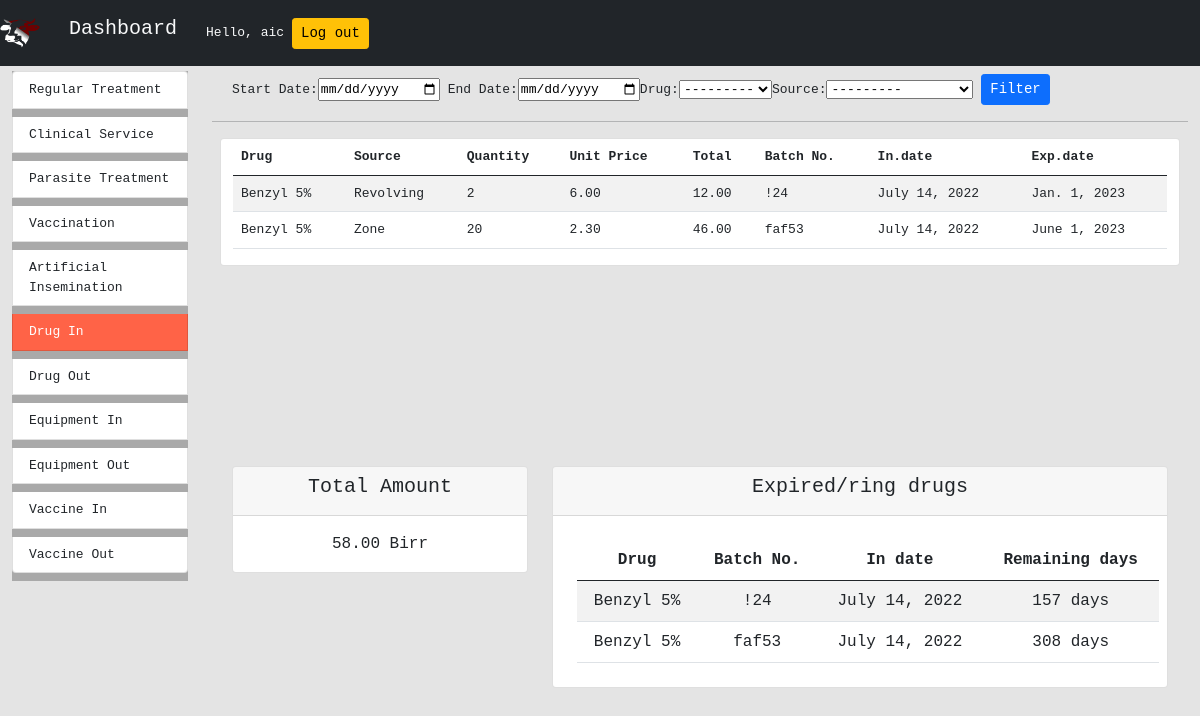
The page /dashboard/drugin_summary/ (signed in) on the database as committed earlier.
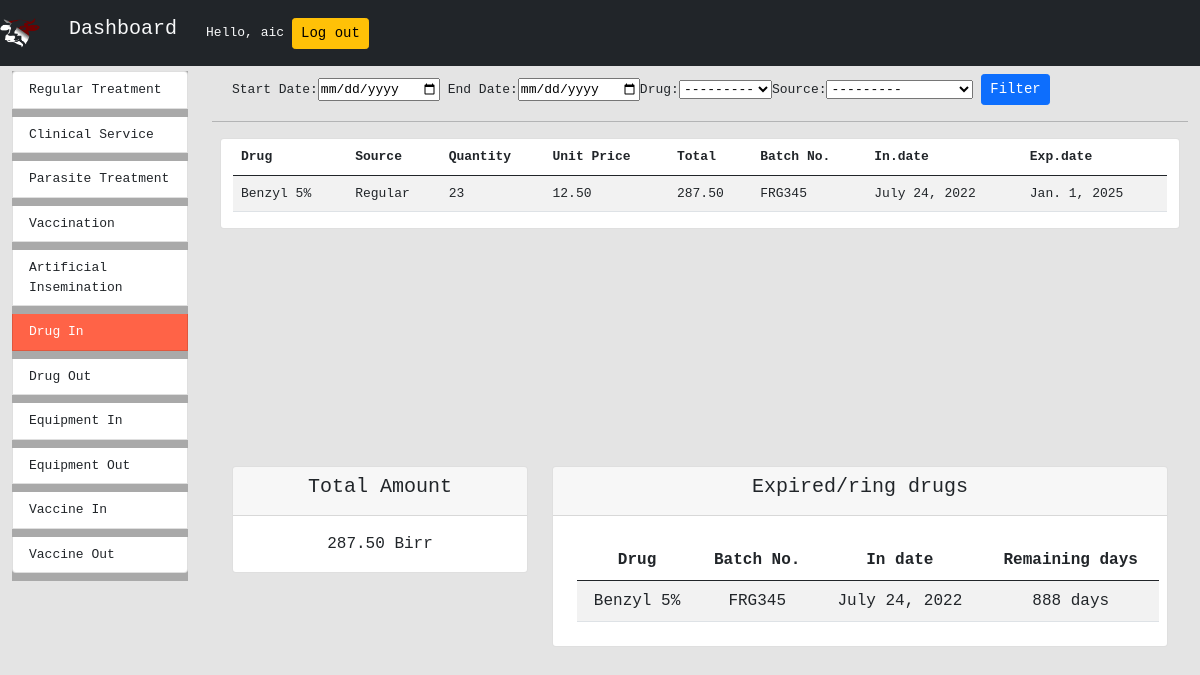
The same page on the database as committed later.
### drug_in_out/models.py (models this page shows)
class DrugIn(models.Model):
    SOURCE = [("Regular","Regular Fund"),
                ("Revolving","Revolving Fund"),
                ("Zone","Zone Support"),
                ("Regional","Regional Support"),
                ("NGO","Non-Govermental"),
                ("Other","Other")]
    drug = models.ForeignKey(Drug,on_delete=models.PROTECT)
    source = models.CharField(max_length=50,choices=SOURCE)
    receiver = models.ForeignKey(User,on_delete=models.PROTECT,related_name="receiver")
    dropped_by = models.CharField(max_length=100,null=True)
    quantity = models.PositiveIntegerField()
    unit_price = models.DecimalField(max_digits=8,decimal_places=2,default=000000.00)
    total = models.DecimalField(max_digits=8,decimal_places=2,default=000000.00)
    batch_number = models.CharField(max_length=100,null=False)
    date_received = models.DateField(auto_now=False,auto_now_add=True)
    expiration_data = models.DateField(auto_now=False,auto_now_add=False)
    remark = models.CharField(max_length=200,null=True)

### registernewuser/models.py (models this page shows, shortened)
class Drug(models.Model):
    drug_type = models.CharField(max_length=100)
    price = models.DecimalField(
        max_digits=10, decimal_places=4, default=000000.0000)
    def __str__(self):
        return self.drug_type

### dashboard/views.py (the view, shortened to what this page needs)
# urls.py: path('drugin_summary/',DrugInSummary.as_view(),name="drug_in_summary"),
class DrugInSummary(LoginRequiredMixin,View):
    login_url =  "/"
    templateUrl = "dashboard/drugin_summary.html"
    def get(self,request):
        dateForm = DateRangeFrom()
        drug_typeForm = DrugTypeForm()
        drug_sourceForm = DrugSourceForm()
        in_drugs = DrugIn.objects.all()
        total = getPrice(in_drugs)
        context = {
            'in_drugs':in_drugs,
            'total_price':total,
            'dateForm':dateForm,
            'drug_typeForm':drug_typeForm,
            'drug_sourceForm':drug_sourceForm,
            'expiringDrugs':getExpiringItems(in_drugs)
        }
        return render(request,self.templateUrl,context)

### dashboard/forms.py
class DateRangeFrom(forms.Form):
    start_date = forms.DateField(label='Start Date',widget=forms.DateInput(attrs={'type':'date',
                                    'id':'start_date'}))
    end_date = forms.DateField(label='End Date',widget=forms.DateInput(attrs={'type':'date',
                                    'id':'end_date'}))

class DrugTypeForm(forms.ModelForm):
    class Meta:
        model = DrugIn
        fields = ['drug']
        widgets = {
            'drug': forms.Select(),
        }

### utils/utils.py (called while the page is built)
def getPrice(target):
    totalPrice = 0
    for v in target:
        totalPrice += v.total
    return totalPrice

def getExpiringItems(items):
    print("Here")
    expired = {}
    today = datetime.now().date()
    for item in items:
        exp_date = item.expiration_data # typo
        delta_days = (exp_date - today).days
        print(delta_days)
        if delta_days <= 900:
            expired[item] = f"{delta_days} days"
    return expired

### dashboard/templates/dashboard/drugin_summary.html (shortened to what this page needs)
{% extends 'dashboard/main.html' %}
{% load static %} {% block title %} Dashboard {%endblock title %}
{%block content %}
<div class="row m-2">
	<form action="" method="POST">
		{%csrf_token%} {{dateForm}}{{drug_typeForm}}{{drug_sourceForm}}
		<input type="submit" value="Filter" class="btn btn-sm btn-primary" />
	</form>
</div>
<hr />
<div class="row overflow-auto m-2" id="summary">
	<div class="col-md-12 card">
		<table class="table table-striped">
			<thead>
				<tr>
					<th scope="col">Drug</th>
					<th scope="col">Source</th>
					<th scope="col">Quantity</th>
					<th scope="col">Unit Price</th>
					<th scope="col">Total</th>
					<th scope="col">Batch No.</th>
					<th scope="col">In.date</th>
					<th scope="col">Exp.date</th>
				</tr>
			</thead>
			{% for row in in_drugs %}
			<tr>
				<td>{{row.drug.drug_type}}</td>
				<td>{{row.source}}</td>
				<td>{{row.quantity}}</td>
				<td>{{row.unit_price}}</td>
				<td>{{row.total}}</td>
				<td>{{row.batch_number}}</td>
				<td>{{row.date_received}}</td>
				<td>{{row.expiration_data}}</td>
			</tr>
			{% endfor %}
		</table>
	</div>
</div>
<div class="row overflow-auto m-2">
	<div class="col-md-4 col-sm-12">
		<div class="card">
			<div class="card-header">
				<h5 class="card-title">Total Amount</h5>
			</div>
			<div class="card-body">
				<p class="card-text">{{total_price}} Birr</p>
			</div>
		</div>
	</div>
	<div class="col-md-8 col-sm-12">
		<div class="card">
			<div class="card-header">
				<h5 class="card-title">Expired/ring drugs</h5>
			</div>
			<div class="card-body">
				<table class="table table-striped m-2">
					<thead>
						<tr>
							<th scope="col">Drug</th>
							<th scope="col">Batch No.</th>
							<th scope="col">In date</th>
							<th scope="col">Remaining days</th>
						</tr>
					</thead>
					{% for key,value in expiringDrugs.items %}
					<tr>
						<td>{{key.drug}}</td>
						<td>{{key.batch_number}}</td>
						<td>{{key.date_received}}</td>
						<td>{{value}}</td>
					</tr>
					{%endfor%}
				</table>
			</div>
		</div>
	</div>
	{% endblock content %}

### dashboard/templates/dashboard/main.html (shortened to what this page needs)
<!DOCTYPE html>
<html lang="en">
	<head>
		{%load static %} {% block imports%} {%endblock imports%}
		<link
			rel="stylesheet"
			type="text/css"
			href="{% static 'dashboard/style.css'%}"
		/>
		<link
			rel="stylesheet"
			href="{% static 'registernewuser/bootstrap-5.0.0/css/bootstrap.css'%}"
		/>
	</head>
	<body id="body">
		{%include 'dashboard/navbar.html'%}
		<div class="container-fluid">
			<div class="row">
				<div class="col-md-2">{%include 'dashboard/sidebar.html'%}</div>
				<div class="col-md-10">{% block content %} {% endblock content %}</div>
			</div>
		</div>
	</body>
</html>

### dashboard/templates/dashboard/navbar.html (shortened to what this page needs)
  {% load static %}
  <nav class="navbar navbar-expand-lg navbar-dark bg-dark">
      <img src="{% static 'home/cattle_logo_2.png' %}" width="40" height="40" class="d-inline-block align-top navbar-brand" alt="">
      <a href="{%url 'dashboard:index'%}""><h1 class="navbar-brand text-light btn" id="dashboard-home">Dashboard</h1></a>
    <span id="username" class="m2 text-md text-light">Hello, {{request.user}}</span>
    <span id="logout">
      <a href="{% url 'home:logout' %}">
        <button class="btn btn-sm btn-warning m-2">Log out</button>
      </a>
    </span>
  </nav>

### dashboard/templates/dashboard/sidebar.html
{% load static %}
<div id="sidebar-wrapper">
	<ul class="list-group m-0 p-0">
		<a
			href="{% url 'dashboard:regular_treatment_summary' %}"
			class="list-group-item mb-2"
			id="sidebar-regular-treatment-summary"
		>
			Regular Treatment
		</a>
		<a
			href="{% url 'dashboard:clinical_service_summary' %}"
			class="list-group-item mb-2"
			id="sidebar-clinical-service-summary"
			>Clinical Service</a
		>
		<a
			href="{% url 'dashboard:parasite_treatment_summary' %}"
			class="list-group-item mb-2"
			id="sidebar-parasite-treatment-summary"
			>Parasite Treatment</a
		>
		<a
			href="{% url 'dashboard:vaccination_summary' %}"
			class="list-group-item mb-2"
			id="sidebar-vaccination-summary"
			>Vaccination</a
		>
		<a
			href="{% url 'dashboard:artificial_insemination_summary' %}"
			class="list-group-item mb-2"
			id="sidebar-ai-summary"
			>Artificial Insemination</a
		>
		<a
			href="{% url 'dashboard:drug_in_summary' %}"
			class="list-group-item mb-2"
			id="sidebar-drugin-summary"
			>Drug In</a
		>
		<a
			href="{% url 'dashboard:drug_out_summary' %}"
			class="list-group-item mb-2"
			id="sidebar-drugout-summary"
			>Drug Out</a
		>
		<a
			href="{% url 'dashboard:equipment_in_summary' %}"
			class="list-group-item mb-2"
			id="sidebar-equipmentin-summary"
			>Equipment In</a
		>
		<a
			href="{% url 'dashboard:equipment_out_summary' %}"
			class="list-group-item mb-2"
			id="sidebar-equipmentout-summary"
			>Equipment Out</a
		>
		<a
			href="{% url 'dashboard:vaccine_in_summary' %}"
			class="list-group-item mb-2"
			id="sidebar-vaccinein-summary"
			>Vaccine In</a
		>
		<a
			href="{% url 'dashboard:vaccine_out_summary' %}"
			class="list-group-item mb-2"
			id="sidebar-vaccineout-summary"
			>Vaccine Out</a
		>
	</ul>
</div>

### dashboard/static/dashboard/style.css (style rules this page uses)
#body { background-color: rgb(228, 228, 228); margin: 0; padding: 0; font-family: monospace; font-size: medium; height: 100%; width: 100%; }
#sidebar-wrapper { padding: 0px; margin-top: 5px; width: fit-content; font-family: monospace; height: wrap-content; background-color: darkgrey; }
#summary { height: 40vh; }
.card { height: fit-content; }
.card-body { text-align: center; font-size: 1rem; font-family: monospace; }
.card-header { font-size: 0.7rem; font-family: monospace; text-align: center; }

### dashboard/templates/dashboard/drugin_summary.html (style rules this page uses)
#sidebar-drugin-summary { background-color: tomato; color: white; }

### dashboard/templates/dashboard/navbar.html (style rules this page uses)
.navbar-brand { font-family: monospace; }

Rows that differ between the two databases and show on the page:
removed DrugIn: drug.drug_type "Benzyl 5%", source "Revolving", quantity "2", unit_price "6.00", total "12.00", batch_number "!24", date_received "July 14, 2022", expiration_data "Jan. 1, 2023", drug "Benzyl 5%", value "157 days"
removed DrugIn: drug.drug_type "Benzyl 5%", source "Zone", quantity "20", unit_price "2.30", total "46.00", batch_number "faf53", date_received "July 14, 2022", expiration_data "June 1, 2023", drug "Benzyl 5%", value "308 days"
added DrugIn: drug.drug_type "Benzyl 5%", source "Regular", quantity "23", unit_price "12.50", total "287.50", batch_number "FRG345", date_received "July 24, 2022", expiration_data "Jan. 1, 2025", drug "Benzyl 5%", value "888 days"
Other text that changed with them:
{{ total_price }}: "58.00" → "287.50"
